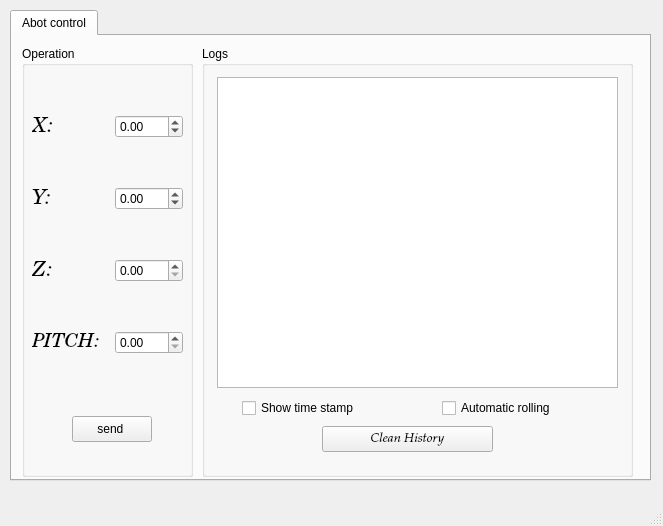
<?xml version="1.0" encoding="UTF-8"?>
<ui version="4.0">
 <class>MainWindow</class>
 <widget class="QMainWindow" name="MainWindow">
  <property name="geometry">
   <rect>
    <x>0</x>
    <y>0</y>
    <width>663</width>
    <height>526</height>
   </rect>
  </property>
  <property name="windowTitle">
   <string>Abot controller Ubuntu v1.0.0</string>
  </property>
  <widget class="QWidget" name="centralwidget">
   <widget class="QWidget" name="gridLayoutWidget_2">
    <property name="geometry">
     <rect>
      <x>10</x>
      <y>10</y>
      <width>641</width>
      <height>471</height>
     </rect>
    </property>
    <layout class="QGridLayout" name="gridLayout_2">
     <item row="0" column="0">
      <widget class="QTabWidget" name="tabWidget">
       <property name="currentIndex">
        <number>0</number>
       </property>
       <widget class="QWidget" name="tab">
        <attribute name="title">
         <string>Abot control</string>
        </attribute>
        <widget class="QGroupBox" name="groupBox">
         <property name="geometry">
          <rect>
           <x>10</x>
           <y>10</y>
           <width>171</width>
           <height>431</height>
          </rect>
         </property>
         <property name="title">
          <string>Operation</string>
         </property>
         <property name="flat">
          <bool>false</bool>
         </property>
         <widget class="QWidget" name="gridLayoutWidget">
          <property name="geometry">
           <rect>
            <x>10</x>
            <y>30</y>
            <width>151</width>
            <height>321</height>
           </rect>
          </property>
          <layout class="QGridLayout" name="gridLayout" columnstretch="1,0">
           <property name="sizeConstraint">
            <enum>QLayout::SetNoConstraint</enum>
           </property>
           <property name="leftMargin">
            <number>0</number>
           </property>
           <property name="topMargin">
            <number>0</number>
           </property>
           <property name="rightMargin">
            <number>0</number>
           </property>
           <property name="bottomMargin">
            <number>0</number>
           </property>
           <property name="spacing">
            <number>10</number>
           </property>
           <item row="3" column="0">
            <widget class="QLabel" name="label_2">
             <property name="font">
              <font>
               <family>Century Schoolbook L</family>
               <pointsize>16</pointsize>
               <weight>50</weight>
               <italic>true</italic>
               <bold>false</bold>
              </font>
             </property>
             <property name="text">
              <string>Y:</string>
             </property>
            </widget>
           </item>
           <item row="2" column="0">
            <widget class="QLabel" name="label">
             <property name="font">
              <font>
               <family>Century Schoolbook L</family>
               <pointsize>16</pointsize>
               <weight>50</weight>
               <italic>true</italic>
               <bold>false</bold>
              </font>
             </property>
             <property name="mouseTracking">
              <bool>false</bool>
             </property>
             <property name="text">
              <string>X:</string>
             </property>
            </widget>
           </item>
           <item row="4" column="0">
            <widget class="QLabel" name="label_3">
             <property name="font">
              <font>
               <family>Century Schoolbook L</family>
               <pointsize>16</pointsize>
               <italic>true</italic>
              </font>
             </property>
             <property name="text">
              <string>Z:</string>
             </property>
            </widget>
           </item>
           <item row="5" column="0">
            <widget class="QLabel" name="label_4">
             <property name="font">
              <font>
               <family>Century Schoolbook L</family>
               <pointsize>14</pointsize>
               <italic>true</italic>
              </font>
             </property>
             <property name="text">
              <string>PITCH:</string>
             </property>
            </widget>
           </item>
           <item row="5" column="1">
            <widget class="QDoubleSpinBox" name="doubleSpinBox_4"/>
           </item>
           <item row="4" column="1">
            <widget class="QDoubleSpinBox" name="doubleSpinBox_3">
             <property name="maximum">
              <double>700.000000000000000</double>
             </property>
            </widget>
           </item>
           <item row="3" column="1">
            <widget class="QDoubleSpinBox" name="doubleSpinBox_2">
             <property name="minimum">
              <double>-500.000000000000000</double>
             </property>
             <property name="maximum">
              <double>500.000000000000000</double>
             </property>
            </widget>
           </item>
           <item row="2" column="1">
            <widget class="QDoubleSpinBox" name="doubleSpinBox_1">
             <property name="minimum">
              <double>-500.000000000000000</double>
             </property>
             <property name="maximum">
              <double>500.000000000000000</double>
             </property>
             <property name="singleStep">
              <double>1.000000000000000</double>
             </property>
            </widget>
           </item>
          </layout>
         </widget>
         <widget class="QPushButton" name="pushButton">
          <property name="geometry">
           <rect>
            <x>50</x>
            <y>370</y>
            <width>80</width>
            <height>26</height>
           </rect>
          </property>
          <property name="text">
           <string>send </string>
          </property>
         </widget>
        </widget>
        <widget class="QGroupBox" name="groupBox_2">
         <property name="geometry">
          <rect>
           <x>190</x>
           <y>10</y>
           <width>431</width>
           <height>431</height>
          </rect>
         </property>
         <property name="title">
          <string>Logs</string>
         </property>
         <widget class="QTextBrowser" name="textBrowser">
          <property name="geometry">
           <rect>
            <x>15</x>
            <y>31</y>
            <width>401</width>
            <height>311</height>
           </rect>
          </property>
         </widget>
         <widget class="QCheckBox" name="checkBox">
          <property name="geometry">
           <rect>
            <x>40</x>
            <y>350</y>
            <width>151</width>
            <height>24</height>
           </rect>
          </property>
          <property name="text">
           <string>Show time stamp</string>
          </property>
         </widget>
         <widget class="QCheckBox" name="checkBox_2">
          <property name="geometry">
           <rect>
            <x>240</x>
            <y>350</y>
            <width>161</width>
            <height>24</height>
           </rect>
          </property>
          <property name="text">
           <string>Automatic rolling</string>
          </property>
         </widget>
         <widget class="QPushButton" name="pushButton_1">
          <property name="geometry">
           <rect>
            <x>120</x>
            <y>380</y>
            <width>171</width>
            <height>26</height>
           </rect>
          </property>
          <property name="font">
           <font>
            <family>URW Palladio L</family>
            <pointsize>10</pointsize>
            <weight>50</weight>
            <italic>true</italic>
            <bold>false</bold>
           </font>
          </property>
          <property name="text">
           <string>Clean History</string>
          </property>
          <property name="autoDefault">
           <bool>false</bool>
          </property>
         </widget>
        </widget>
       </widget>
      </widget>
     </item>
    </layout>
   </widget>
  </widget>
  <widget class="QMenuBar" name="menubar">
   <property name="geometry">
    <rect>
     <x>0</x>
     <y>0</y>
     <width>663</width>
     <height>23</height>
    </rect>
   </property>
  </widget>
  <widget class="QStatusBar" name="statusbar"/>
 </widget>
 <resources/>
 <connections/>
</ui>
